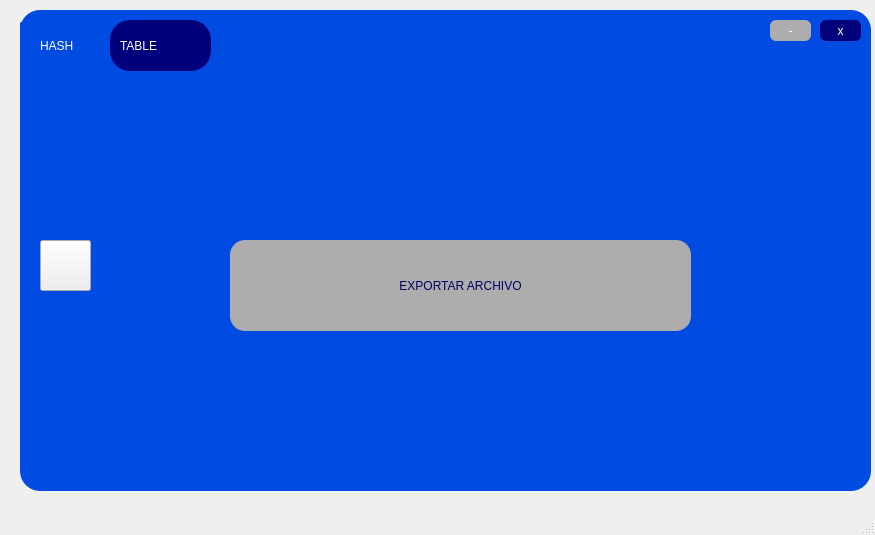
<?xml version="1.0" encoding="UTF-8"?>
<ui version="4.0">
 <class>MainWindow</class>
 <widget class="QMainWindow" name="MainWindow">
  <property name="geometry">
   <rect>
    <x>0</x>
    <y>0</y>
    <width>875</width>
    <height>535</height>
   </rect>
  </property>
  <property name="windowTitle">
   <string>MainWindow</string>
  </property>
  <widget class="QWidget" name="centralwidget">
   <widget class="QWidget" name="widget_2" native="true">
    <property name="geometry">
     <rect>
      <x>20</x>
      <y>10</y>
      <width>851</width>
      <height>481</height>
     </rect>
    </property>
    <property name="cursor">
     <cursorShape>ArrowCursor</cursorShape>
    </property>
    <property name="styleSheet">
     <string notr="true">QWidget#widget_2{
background-color: rgb(16, 16, 16);
background-color: rgb(6, 6, 6);
	background-color: rgb(0, 76, 227);
border-radius:20px;
}</string>
    </property>
    <widget class="QFrame" name="frame">
     <property name="geometry">
      <rect>
       <x>-10</x>
       <y>10</y>
       <width>851</width>
       <height>71</height>
      </rect>
     </property>
     <property name="styleSheet">
      <string notr="true">QFrame#frame{
background-color: rgb(16, 16, 16);
background-color: rgb(6, 6, 6);
	background-color: rgb(0, 76, 227);
border-radius:20px;
}</string>
     </property>
     <property name="frameShape">
      <enum>QFrame::StyledPanel</enum>
     </property>
     <property name="frameShadow">
      <enum>QFrame::Raised</enum>
     </property>
     <widget class="QPushButton" name="min">
      <property name="geometry">
       <rect>
        <x>760</x>
        <y>0</y>
        <width>41</width>
        <height>21</height>
       </rect>
      </property>
      <property name="cursor">
       <cursorShape>PointingHandCursor</cursorShape>
      </property>
      <property name="styleSheet">
       <string notr="true">QPushButton#min{
	background-color: rgb(173, 173, 173);
font: 16pt &quot;MS Shell Dlg 2&quot;;
border-radius:6px;

color: white;


}</string>
      </property>
      <property name="text">
       <string>-</string>
      </property>
     </widget>
     <widget class="QPushButton" name="cerrar">
      <property name="geometry">
       <rect>
        <x>810</x>
        <y>0</y>
        <width>41</width>
        <height>21</height>
       </rect>
      </property>
      <property name="cursor">
       <cursorShape>PointingHandCursor</cursorShape>
      </property>
      <property name="styleSheet">
       <string notr="true">QPushButton#cerrar{
background-color: rgb(255, 0, 0);
border-radius:6px;

font: 11pt &quot;MS Shell Dlg 2&quot;;
background-color: rgb(0, 0, 125);
color:white;

}</string>
      </property>
      <property name="text">
       <string>x</string>
      </property>
     </widget>
     <widget class="QLabel" name="label_2">
      <property name="geometry">
       <rect>
        <x>30</x>
        <y>0</y>
        <width>341</width>
        <height>51</height>
       </rect>
      </property>
      <property name="styleSheet">
       <string notr="true">font: 14pt &quot;Lucida Console&quot;;
color:white;
font: 90 15pt &quot;Rockwell Extra Bold&quot;;</string>
      </property>
      <property name="text">
       <string>HASH </string>
      </property>
     </widget>
     <widget class="QWidget" name="widget_4" native="true">
      <property name="geometry">
       <rect>
        <x>100</x>
        <y>0</y>
        <width>101</width>
        <height>51</height>
       </rect>
      </property>
      <property name="styleSheet">
       <string notr="true">background-color: rgb(0, 0, 125);
border-radius:20px;</string>
      </property>
      <widget class="QLabel" name="label_4">
       <property name="geometry">
        <rect>
         <x>10</x>
         <y>0</y>
         <width>81</width>
         <height>51</height>
        </rect>
       </property>
       <property name="styleSheet">
        <string notr="true">font: 14pt &quot;Lucida Console&quot;;
color:white;
font: 90 15pt &quot;Rockwell Extra Bold&quot;;</string>
       </property>
       <property name="text">
        <string>TABLE</string>
       </property>
      </widget>
     </widget>
    </widget>
    <widget class="QPushButton" name="BAtras">
     <property name="geometry">
      <rect>
       <x>20</x>
       <y>230</y>
       <width>51</width>
       <height>51</height>
      </rect>
     </property>
     <property name="cursor">
      <cursorShape>PointingHandCursor</cursorShape>
     </property>
     <property name="styleSheet">
      <string notr="true">border-image: url(:/tablaHash/proximo.png);</string>
     </property>
     <property name="text">
      <string/>
     </property>
    </widget>
    <widget class="QPushButton" name="BExportar">
     <property name="geometry">
      <rect>
       <x>210</x>
       <y>230</y>
       <width>461</width>
       <height>91</height>
      </rect>
     </property>
     <property name="cursor">
      <cursorShape>PointingHandCursor</cursorShape>
     </property>
     <property name="styleSheet">
      <string notr="true">QPushButton#BExportar{
background-color: rgb(52, 107, 98);
	background-color: rgb(173, 173, 173);
font: 87 10pt &quot;Arial Black&quot;;
border-radius:15px;
font: 70 20pt &quot;Rockwell Extra Bold&quot;;
color: rgb(0, 0, 100);
}</string>
     </property>
     <property name="text">
      <string>EXPORTAR ARCHIVO</string>
     </property>
    </widget>
    <widget class="QLabel" name="label_5">
     <property name="geometry">
      <rect>
       <x>230</x>
       <y>250</y>
       <width>41</width>
       <height>41</height>
      </rect>
     </property>
     <property name="styleSheet">
      <string notr="true">border-image: url(:/tablaHash/file.png);</string>
     </property>
     <property name="text">
      <string/>
     </property>
    </widget>
   </widget>
  </widget>
  <widget class="QMenuBar" name="menubar">
   <property name="geometry">
    <rect>
     <x>0</x>
     <y>0</y>
     <width>875</width>
     <height>21</height>
    </rect>
   </property>
  </widget>
  <widget class="QStatusBar" name="statusbar"/>
 </widget>
 <resources>
  <include location="../multimedia/iconos.qrc"/>
 </resources>
 <connections/>
</ui>
